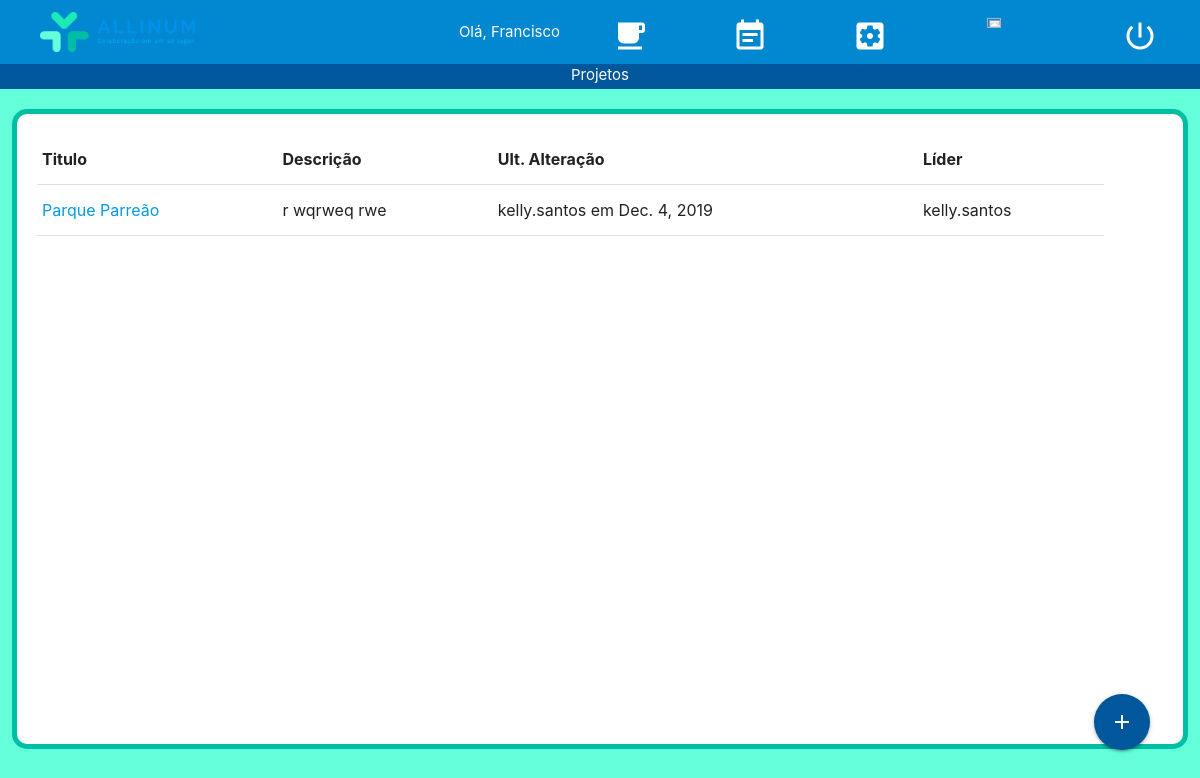
Page /projeto_lista/ (signed in) on the committed database.
### usuarios/models.py (models this page shows)
class Projeto(models.Model):
    titulo = models.TextField(max_length=100, null=False)
    descricao = models.TextField(max_length=400, null=False)
    lider = models.ForeignKey(User, on_delete=models.CASCADE)
    membros = models.ManyToManyField(Membro)
    ult_alt = models.TextField(max_length=100, null=True)
    data_ult_alt = models.DateField(null=True)

### usuarios/views.py (the view)
# urls.py: url(r'^projeto_lista/$', projeto_lista, name='projeto_lista'),
@login_required
def projeto_lista(request, template_name="projeto_lista.html"):
    user = request.user
    if user.is_superuser:
        projetos = Projeto.objects.all()
    else:
        projetos = Projeto.objects.filter(membros__user_id=user.id)
    context = {"context": projetos}
    return render(request, template_name, context)

### templates/projeto_lista.html (shortened to what this page needs)
{% extends 'baseTemplate.html' %}
{% block titulo %}
    Projetos
{% endblock titulo %}
{% block conteudo %}
    <div class = "row" style="margin-top: 20px;">
        <div class = "col s11" style="margin-left:20px">
            <table {% if request.user.profile.tema == 'N' %} class="light-blue-text text-lighten-5" {% endif %}>
                <thead>
                    <tr>
                        <th> Titulo </th>
                        <th> Descrição </th>
                        <th> Ult. Alteração </th>
                        <th> Líder </th>
                    </tr>
                </thead>
                <tbody>
                {% for projeto in context %}
                    <tr>
                        <td> <a href="{% url 'visao_projeto' pk=projeto.pk %}"> {{ projeto.titulo }} </a> </td>
                        <td> {{ projeto.descricao }} </td>
                        <td> {{ projeto.ult_alt }} em {{ projeto.data_ult_alt }} </td>
                        {% if projeto.lider != request.user and not user.is_superuser %}
                        <td> {{ projeto.lider }} </td>
                        {% endif %}
                    </tr>
                {% endfor %}
                </tbody>
            </table>
        </div>
    </div>
    <div style="position: absolute; bottom:50px; right: 50px;">
          <a class="btn-floating btn-large waves-effect waves-light light-blue darken-4" href = "{% url 'projeto_cadastro' %}"><i class="material-icons">add</i></a>
    </div>
{% endblock conteudo %}

### templates/baseTemplate.html (shortened to what this page needs)
<html lang="pt-br">
    {% load static %}
	<head>
	    <link rel="stylesheet" href="https://cdnjs.cloudflare.com/ajax/libs/materialize/1.0.0/css/materialize.min.css">
	</head>
	<body style = 'background:  {% if request.user.profile.tema == 'C' %}
                                    #64FFDA
                                {% endif %}
                                ;'>
		<nav>
		    <div class="nav-wrapper {% if request.user.profile.tema == 'C' %}
                                        light-blue darken-2
                                    {% endif %}
                                    ">
		      	<a href="{% url 'projeto_lista' %}" style="margin-left: 40px; color:#FFFFFF;"> <img src = "{% static 'usuarios/logos/Logo_V_C.png' %}"
	      		style = "height: 40px; margin-top: 1%;"/> </a>
		      	<ul id="nav-mobile" class="right">
                    <li style="margin-right: 10px;"> Olá, {{ request.user.first_name}} </li>
			      	<li><a href=" {% url 'projeto_lista' %} " style="height: 100%; width: 120px;">
			      		<img src = "{% static 'usuarios/icons/projetos.png' %}" style = "width: 40%; margin-left: 30%; margin-top: 20%;">
			      	</a></li>
			      	<li><a href="{% url 'visao_tarefa' %}" style="height: 100%; width: 120px;">
			      		<img src = "{% static 'usuarios/icons/tarefas.png' %}" style = "width: 40%; margin-left: 30%; margin-top: 20%;">
			      	</a></li>
			        <li><a href=" {% url 'usuario_configuracao' %} " style="height: 100%; width: 120px;">
			      		<img src = "{% static 'usuarios/icons/configuracoes.png' %}" style = "width: 40%; margin-left: 30%; margin-top: 20%;">
			      	</a></li>
			        <li><a href="" class="btn-flat disabled" style="height: 100%; width: 120px;">
			        	<img src = "{% static 'usuarios/icons/notificacoes.png' %}" style = "width: 40%; margin-left: 30%; margin-top: 20%;">
			        </a></li>
			        <li><a href="{% url 'logout' %}" style="height: 100%; width: 120px;">
			        	<img src = "{% static 'usuarios/icons/sair.png' %}" style = "width: 40%; margin-left: 30%; margin-top: 20%;">
			        </a></li>
		      	</ul>
		    </div>
	  	</nav>
	  	<div class = row>
	  		<div class = "col s12" style = "height: 25px; background:   {% if request.user.profile.tema == 'C' %}
                                                                            #01579B
                                                                        {% endif %}
                                                                        ;
                    color: #FFFFFF; text-align: center;"> {% block titulo %} {% endblock %} </div>
	  	</div>
		<div class = 'col s12' style = "background: {% if request.user.profile.tema == 'C' %}
                                                        #FFFFFF
                                                    {% endif %}
                                                    ;
                min-height: 80%; margin: 1%; border: 5px solid #00BFA5; border-radius: 15px;">
            {% block conteudo %}
            {% endblock %}
		</div>
	</body>
</html>

### rows in the picture
Projeto: titulo "Parque Parreão", descricao "r wqrweq rwe", ult_alt "kelly.santos", data_ult_alt "Dec. 4, 2019", lider "kelly.santos"

### other values in the picture
{{ request.user.first_name }} "Francisco"
